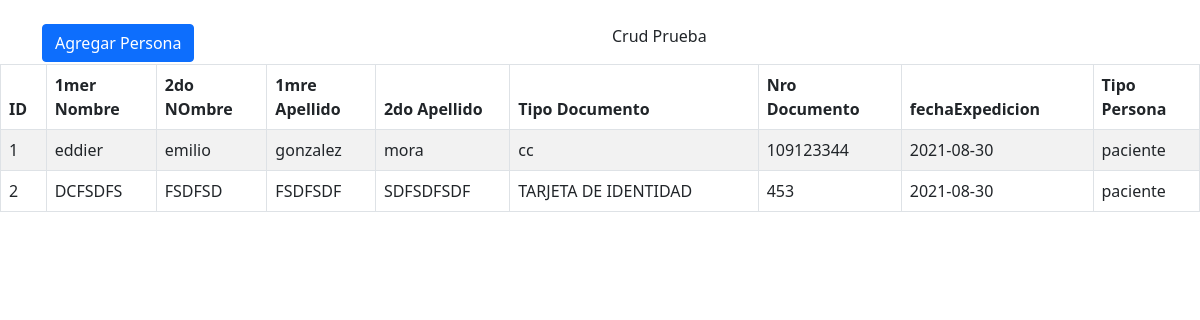
The page / on the database its author committed.
### tables this page shows
CREATE TABLE `persona` (
  `id` int(11) NOT NULL,
  `nombre1` varchar(50) NOT NULL,
  `nombre2` varchar(50) NOT NULL,
  `apellido1` varchar(50) NOT NULL,
  `apellido2` varchar(50) NOT NULL,
  `tipo_documento` varchar(50) NOT NULL,
  `nro_documento` int(11) NOT NULL,
  `fecha` date NOT NULL,
  `tipo_persona` int(11) NOT NULL
);

### conec.php (called while the page is built, shortened)
<?php
class Conexion {
   public function Conexion (){
      try{
     $this->link = new PDO("mysql:host=". HOST."; dbname=". DB, USER, PASS);
     $this->link->setAttribute(PDO::ATTR_ERRMODE, PDO::ERRMODE_WARNING);
     return $this->link;
      }catch(PDOException $e){
     die("Error: ". $e->getMessage(). "<br> Line: ". $e->getLine(). "<br> Code: ". $e->getCode());
      }
   }
}

### funtions.php (called while the page is built, shortened)
<?php
require_once "conec.php";
class Consulta extends Conexion
{
    public function getRegistros($tabla)
    {
        $sql = "SELECT * FROM $tabla";
        $result = $this->link->prepare($sql);
        $result->execute(array());
        $row = $result->fetchAll(PDO::FETCH_BOTH);
        return $row;
    }
}

### index.php (the view, shortened to what this page needs)
<?php
require_once "funtions.php";
$instance = new Consulta();
?>
<!DOCTYPE html>
<html lang="en">
<head>
    <link href="https://cdn.jsdelivr.net/npm/bootstrap@5.0.2/dist/css/bootstrap.min.css" rel="stylesheet">
</head>
<body>
    <br>
    <div class="container">
        <div class="row">
            <div class="col">
                <button type="button" class="btn btn-primary" data-bs-toggle="modal" data-bs-target="#form">
                    Agregar Persona
                </button>
            </div>
            <div class="col">
                <p>Crud Prueba</p>
            </div>
        </div>
    </div>
    <table id="tabla" class="table table-striped table-bordered table-condensed" style="width:100%">
        <thead>
            <tr>
                <th scope="col">ID</th>
                <th scope="col">1mer Nombre</th>
                <th scope="col">2do NOmbre</th>
                <th scope="col">1mre Apellido</th>
                <th scope="col">2do Apellido</th>
                <th scope="col">Tipo Documento</th>
                <th scope="col">Nro Documento</th>
                <th scope="col">fechaExpedicion</th>
                <th scope="col">Tipo Persona</th>
            </tr>
        </thead>
        <?php
        $tabla = "persona";
        $result = $instance->getRegistros($tabla);
        foreach ($result as $rows) :
            if ($rows[tipo_persona] === '1') {
                $pesona = 'paciente';
                echo "
                <tr>
                <td class='text-left'style='white-space: nowrap; width: 1px;'>$rows[id]</td>
                <td class='text-left'style='white-space: nowrap; width: 1px;'>$rows[nombre1]</td>
                <td class='text-left'style='white-space: nowrap; width: 1px;'>$rows[nombre2]</td>
                <td class='text-left'style='white-space: nowrap; width: 1px;'>$rows[apellido1]</td></td>
                <td class='text-left'style='white-space: nowrap; width: 1px;'>$rows[apellido2]</td></td>
                <td class='text-left'style='white-space: nowrap; width: 1px;'>$rows[tipo_documento]</td></td>
                <td class='text-left'style='white-space: nowrap; width: 1px;'>$rows[nro_documento]</td></td>
                <td class='text-left'style='white-space: nowrap; width: 1px;'>$rows[fecha]</td></td>
                <td class='text-left'style='white-space: nowrap; width: 1px;'>$pesona</td></td>
                </tr>
                ";
            }
        endforeach;
        ?>
    </table>
</body>
</html>

### rows shown on the page
persona: id "1", nombre1 "eddier", nombre2 "emilio", apellido1 "gonzalez", apellido2 "mora", tipo_documento "cc", nro_documento "109123344", fecha "2021-08-30", tipo_persona "paciente"
persona: id "2", nombre1 "DCFSDFS", nombre2 "FSDFSD", apellido1 "FSDFSDF", apellido2 "SDFSDFSDF", tipo_documento "TARJETA DE IDENTIDAD", nro_documento "453", fecha "2021-08-30", tipo_persona "paciente"
